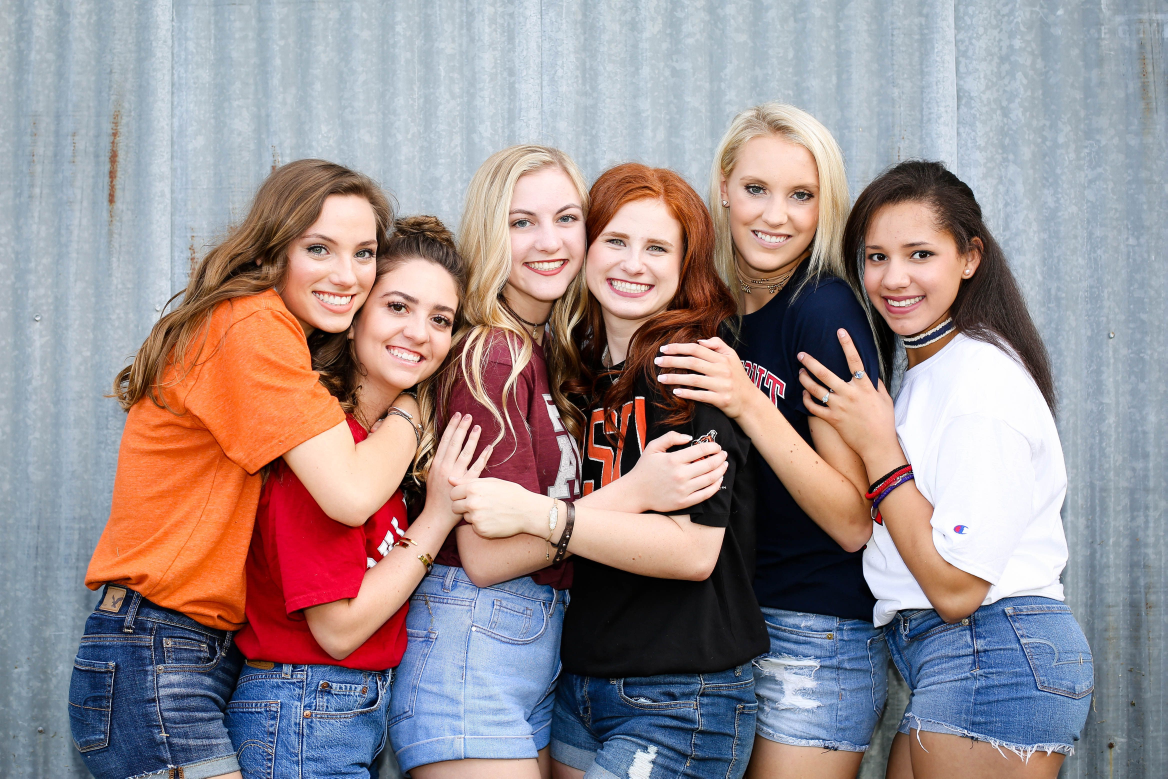
#> input picture group_photo.jpeg, 4669 x 3113 px (shown at 1/4 size)
$ python facedtection_buildin.py
#> lines starting #> are read from the running program, lines starting #| are printed output that depends on the picture; after the words box and inside, x2 and y2 are one past the last pixel; in counts of white or black regions, pixels touching at a corner belong together
#build in

#face recognision is performed using classifirers is an algorithm to detect face +ve and -ve ie present or not and neeed to be trainde thousands and thousands of images however opencv it for us
#two types har classifier and more advanced classifiers they binary and etc.. but theyare less noise prone
#there are plenty available you can acess any in github page of opencv

import cv2 as cv

img = cv.imread('group_photo.jpeg')
#> img is the input picture: shape (3113, 4669, 3); mean B, G, R 143.7, 141.1, 153.9

def rescaleFrame(frame, scale=0.25):
#> called with scale = 0.25
    width=int(frame.shape[1]*scale) #shape[1]-width
#> width = 1167
    height=int(frame.shape[0]*scale) #[0]-height
#> height = 778
    dimensions=(width,height)
#> dimensions = (1167, 778)

    return cv.resize(frame, dimensions , interpolation=cv.INTER_AREA)  #resize is for alll
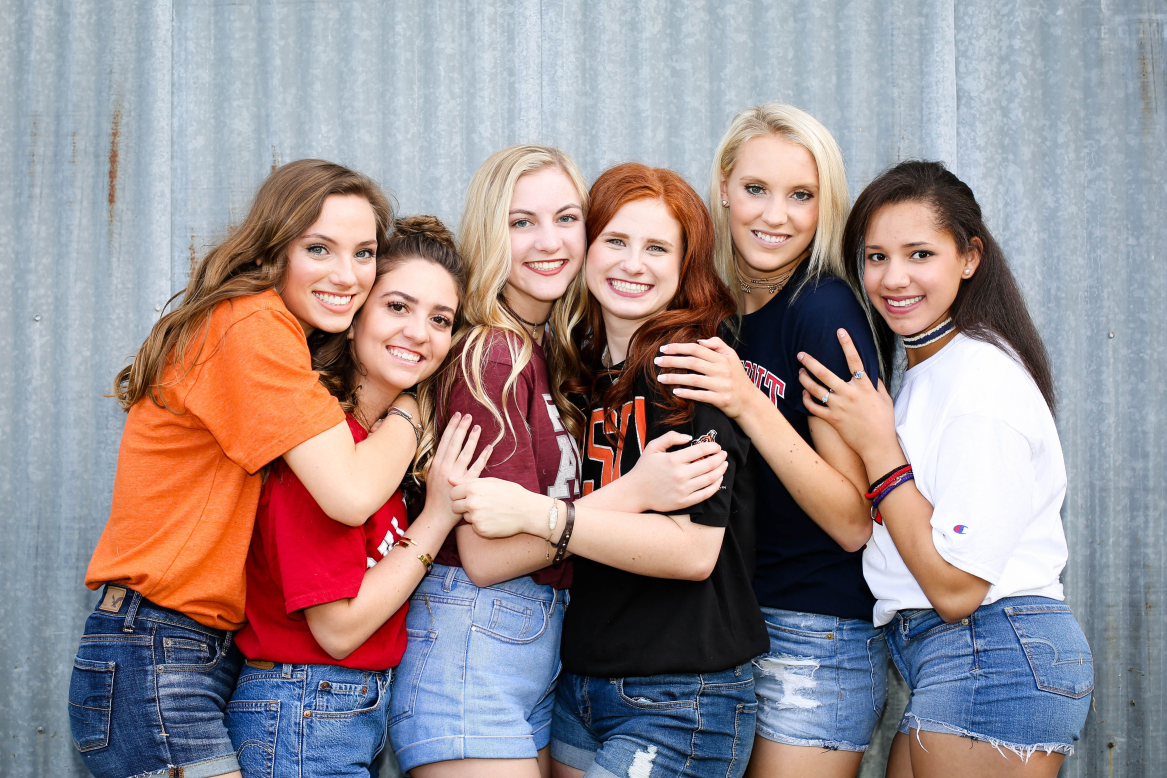
#> returned value: shape (778, 1167, 3); mean of channels 0, 1, 2 143.7, 141.1, 153.9; drawn as B, G, R

img = rescaleFrame(img)

gray = cv.cvtColor(img, cv.COLOR_BGR2GRAY)
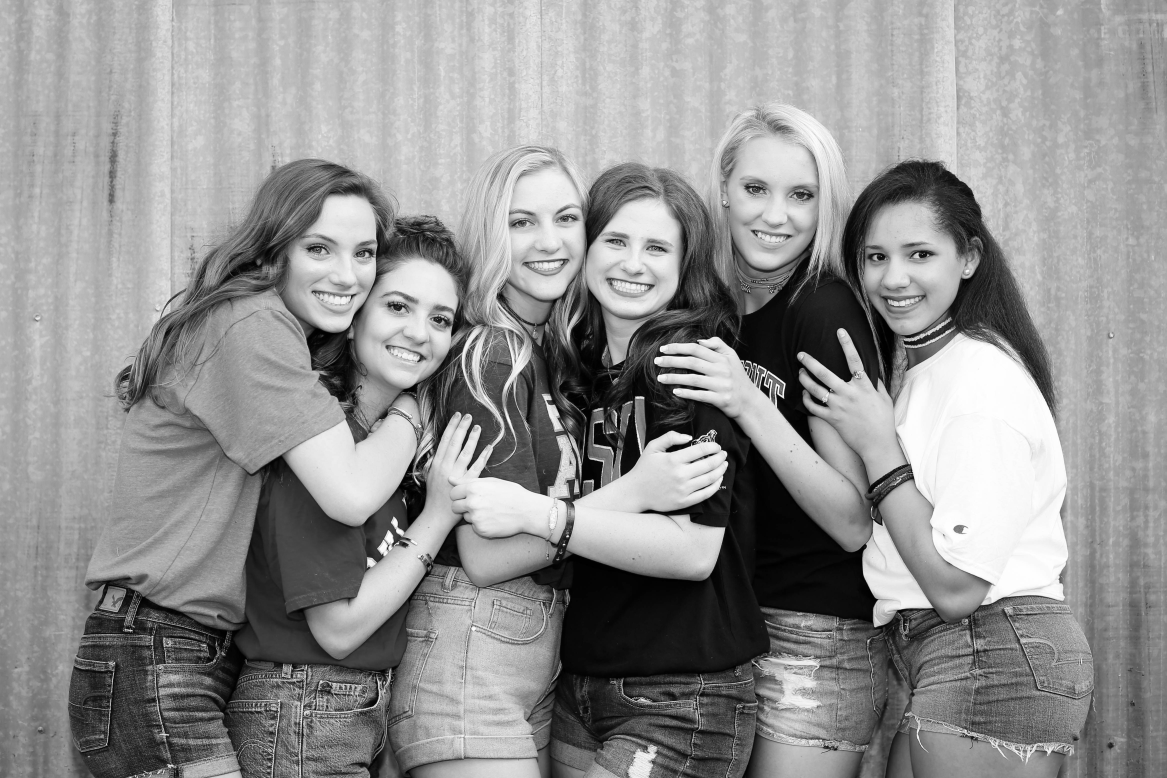
#> gray: shape (778, 1167); min 0, max 255, mean 145.2
#reading the haarcascade file
haar_cascade = cv.CascadeClassifier('haar_face.xml')
#haar cascade are really sensitive to noise

#detect mutiscale instance of classifier class
#use variables mutiscale and neighbour and essentially the rectangular coordinates of thatfae as a list to faes_rect
# you can find no. of face by printing this variable

face_rect = haar_cascade.detectMultiScale(gray, scaleFactor=1.1, minNeighbors=8)
#> face_rect = [[581, 203, 110, 110], [489, 177, 114, 114], [845, 209, 118, 118], [716, 146, 120, 120], [283, 208, 112, 112], [358, 267, 117, 117]]
print("no. of faces found are")#keep sale low for beeter result and 1.1 is min
print(len(face_rect))
#| 6

#if you see output of the faces_rect it gives list ogf tuples of cordinats of the faces found x,y,w,h
for (x,y,w,h) in face_rect:
    cv.rectangle(img, (x,y), (x+w,y+h), (0,255,0), thickness=2)
#> this loop made 6 passes
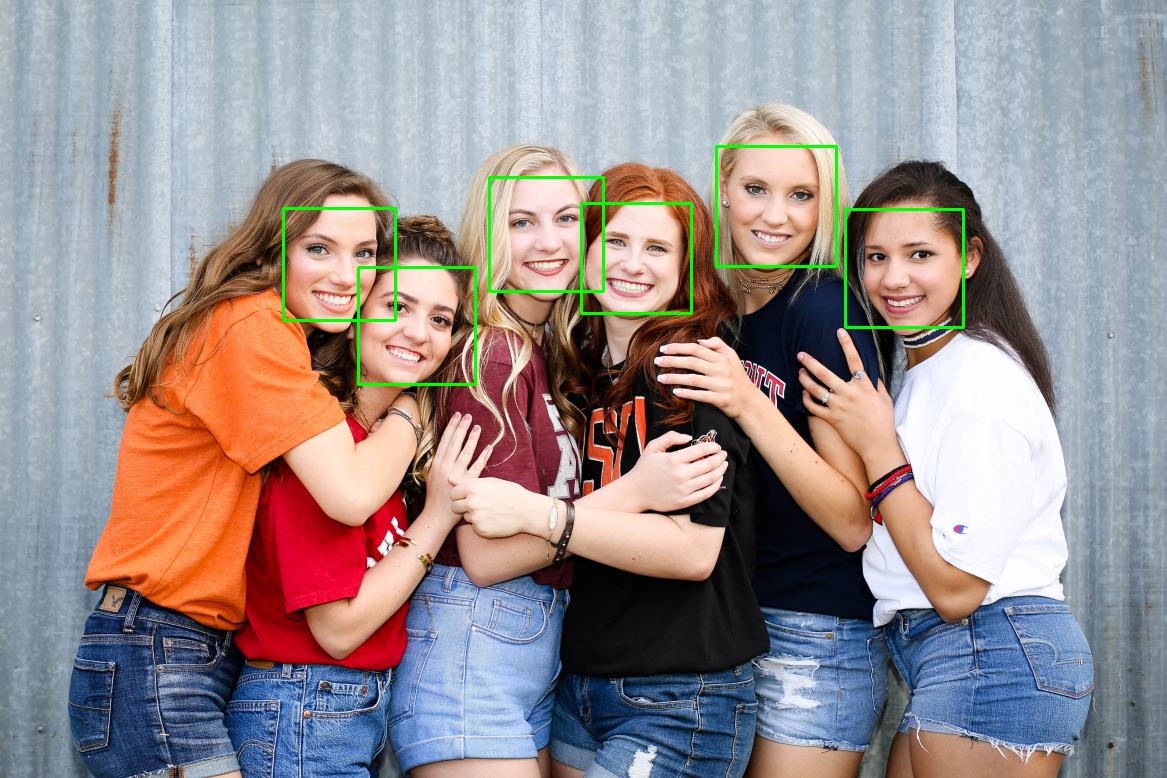
#> img: shape (778, 1167, 3); 0.91% of pixels changed, all inside (x1, y1, x2, y2) = (282, 145, 965, 386)

cv.imshow("detected face", img)

cv.waitKey(0)
